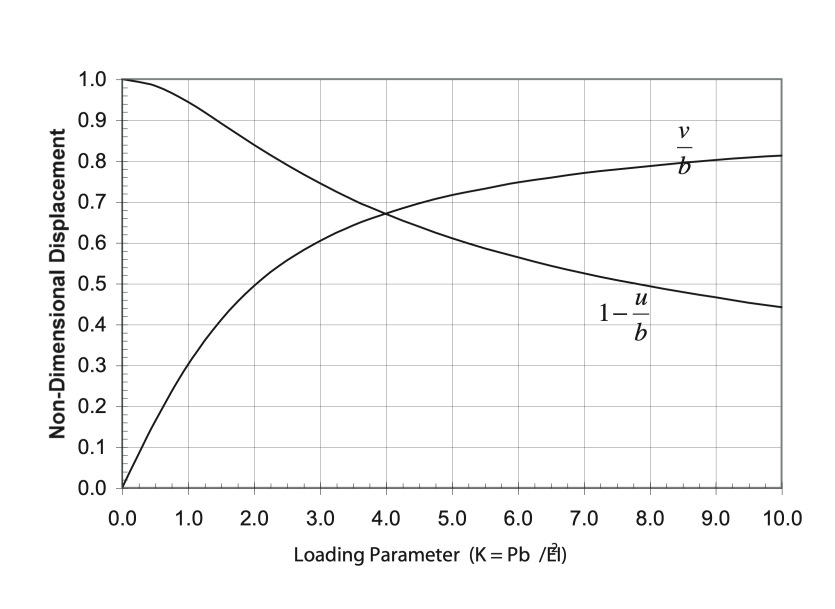
#> input picture AutoChart/auto_chart/Chart_Image_1.jpg, 2504 x 1826 px (shown at 1/3 size)
$ python graph_extractor_old.py
#> lines starting #> are read from the running program, lines starting #| are printed output that depends on the picture; after the words box and inside, x2 and y2 are one past the last pixel; in counts of white or black regions, pixels touching at a corner belong together
import cv2
import numpy as np
import pytesseract
import os
import pandas as pd
import matplotlib.pyplot as plt
pytesseract.pytesseract.tesseract_cmd = r'C:\Program Files\Tesseract-OCR\tesseract.exe'
def remove_pixels(image):
    mask = np.logical_and(image >= 80, image <= 255)
    image[mask] = 255
    return image

def detect_axes(image):
    edges = cv2.Canny(image, 50, 150, apertureSize=3)
    lines = cv2.HoughLinesP(edges, 1, np.pi/180, threshold=100, minLineLength=100, maxLineGap=10)

    horizontal_lines = []
    vertical_lines = []

    if lines is not None:
        for line in lines:
            x1, y1, x2, y2 = line[0]
            length = np.sqrt((x2 - x1)**2 + (y2 - y1)**2)
            angle = np.abs(np.arctan2(y2 - y1, x2 - x1) * 180 / np.pi)

            if angle < 45:  # Horizontal line
                horizontal_lines.append((length, line[0]))
            else:  # Vertical line
                vertical_lines.append((length, line[0]))

    # Select the longest horizontal and vertical lines as axes
    x_axis = max(horizontal_lines, key=lambda x: x[0])[1] if horizontal_lines else None
    y_axis = max(vertical_lines, key=lambda x: x[0])[1] if vertical_lines else None

    return x_axis, y_axis

def extend_axes(x_axis, y_axis):
    if x_axis is None or y_axis is None:
        return x_axis, y_axis

    # Calculate slopes
    x_slope = (x_axis[3] - x_axis[1]) / (x_axis[2] - x_axis[0]) if x_axis[2] != x_axis[0] else float('inf')
    y_slope = (y_axis[3] - y_axis[1]) / (y_axis[2] - y_axis[0]) if y_axis[2] != y_axis[0] else float('inf')

    # Check if lines are parallel
    if x_slope == y_slope:
        return x_axis, y_axis

    # Calculate intersection point
    x_intercept = x_axis[1] - x_slope * x_axis[0]
    y_intercept = y_axis[1] - y_slope * y_axis[0]

    if x_slope == float('inf'):
        intersection_x = x_axis[0]
        intersection_y = y_slope * intersection_x + y_intercept
    elif y_slope == float('inf'):
        intersection_x = y_axis[0]
        intersection_y = x_slope * intersection_x + x_intercept
    else:
        intersection_x = (y_intercept - x_intercept) / (x_slope - y_slope)
        intersection_y = x_slope * intersection_x + x_intercept

    # Extend x_axis
    x_axis = [int(intersection_x), int(intersection_y), int(x_axis[2]), int(x_axis[3])]

    # Extend y_axis
    y_axis = [int(intersection_x), int(intersection_y), int(y_axis[2]), int(y_axis[3])]

    return x_axis, y_axis

# [6 lines left out: function flood_fill, not called in this run]

def get_text_in_region(original_image, bbox, index):
    x1, y1, x2, y2 = bbox
    roi = original_image[y1:y2, x1:x2]

    # Check if the image is already in grayscale
    if len(roi.shape) == 2:
        roi_gray = roi
    else:
        roi_gray = cv2.cvtColor(roi, cv2.COLOR_BGR2GRAY)

    # Apply adaptive thresholding
    roi_adaptive_thresh = cv2.adaptiveThreshold(roi_gray, 255, cv2.ADAPTIVE_THRESH_GAUSSIAN_C, cv2.THRESH_BINARY, 11, 2)

    # Apply contrast adjustment
    roi_contrast = cv2.equalizeHist(roi_gray)

    # Save intermediate images for debugging
    cv2.imwrite(f'debug_roi_{index}.png', roi)
    cv2.imwrite(f'debug_roi_adaptive_thresh_{index}.png', roi_adaptive_thresh)
    cv2.imwrite(f'debug_roi_contrast_{index}.png', roi_contrast)

    # Perform OCR on the preprocessed ROI
    text = pytesseract.image_to_string(roi_adaptive_thresh, config='--psm 6 --oem 3 -c tessedit_char_whitelist=0123456789. -c tessedit_min_confidence=60')
    text = text.strip()

    # Get confidence scores
    data = pytesseract.image_to_data(roi_adaptive_thresh, output_type=pytesseract.Output.DICT)
    confidences = data['conf']

    return text, confidences, roi

def find_measure(image, start_x, start_y, direction):
    x, y = start_x, start_y
    print(f"Starting measure search at ({x}, {y}) with direction {direction}")

    # Find white space
    while 0 <= x < image.shape[1] and image[y, x] < 128:
        x += direction[0]

    # Find first dark pixel
    while 0 <= x < image.shape[1] and image[y, x] >= 128:
        x += direction[0]

    if x < 0 or x >= image.shape[1]:
        return None

    # Find all connected dark pixels to the left edge
    right_x = x
    top_y, bottom_y = y, y
    left_x = 0  # Start from the left edge of the image

    while left_x < right_x and any(image[top_y:bottom_y+1, left_x] < 128):
        left_x += 1

    while top_y > 0 and any(image[top_y-1, left_x:right_x+1] < 128):
        top_y -= 1

    while bottom_y < image.shape[0]-1 and any(image[bottom_y+1, left_x:right_x+1] < 128):
        bottom_y += 1

    # Adjust left_x to touch the left edge of the measure
    for col in range(left_x, right_x):
        if any(image[top_y:bottom_y+1, col] < 128):
            left_x = col
            break

    # Expand the bounding box by 5 pixels in each direction
    print("Expanding Y-axis bounding box")
    print(f"Original coordinates: ({left_x}, {top_y}, {right_x}, {bottom_y})")

    left_x = max(0, left_x - 5)
    right_x = min(image.shape[1] - 1, right_x + 5)
    top_y = max(0, top_y - 5)
    bottom_y = min(image.shape[0] - 1, bottom_y + 5)

    print(f"Expanded coordinates: ({left_x}, {top_y}, {right_x}, {bottom_y})")

    return (left_x, top_y, right_x, bottom_y)

def find_x_measure(image, start_x):
    print(f"Starting x-axis measure search from the bottom at x={start_x}")

    # Start from the bottom of the image and move upwards
    y = image.shape[0] - 1
    dark_pixel_count = 0

    # Search for three consecutive rows of dark pixels
    while y >= 0:
        if any(image[y, max(0, start_x-15):min(image.shape[1], start_x+16)] < 100):
            dark_pixel_count += 1
            print(f"Row {y} is dark. Consecutive dark rows: {dark_pixel_count}")
            if dark_pixel_count >= 3:
                print(f"Found three consecutive rows of dark pixels at y={y}")
                break
        else:
            dark_pixel_count = 0
        y -= 1
    if y < 0:
        print("Failed to find three consecutive rows of dark pixels")
        return None

    # Record the y-coordinate where the three rows of dark pixels were detected
    dark_pixel_y = y

    # Continue searching upwards until we find three consecutive rows of white pixels
    white_pixel_count = 0
    while y >= 0:
        if all(image[y, max(0, start_x-15):min(image.shape[1], start_x+16)] > 200):
            white_pixel_count += 1
            print(f"Row {y} is white. Consecutive white rows: {white_pixel_count}")
            if white_pixel_count >= 3:
                print(f"Found three consecutive rows of white pixels at y={y}")
                break
        else:
            white_pixel_count = 0
        y -= 1
    if y < 0:
        print("Failed to find three consecutive rows of white pixels")
        return None

    # Record the y-coordinate where the three rows of white pixels were detected
    white_pixel_y = y

    # Flood fill to find all connected dark pixels
    mask = np.zeros((image.shape[0]+2, image.shape[1]+2), np.uint8)
    flood_fill_image = image.copy()

    # Limit the flood fill region
    flood_region = image[max(0, dark_pixel_y-50):min(image.shape[0], dark_pixel_y+50),
                         max(0, start_x-100):min(image.shape[1], start_x+100)]
    flood_mask = np.zeros((flood_region.shape[0]+2, flood_region.shape[1]+2), np.uint8)

    cv2.floodFill(flood_region, flood_mask, (min(15, flood_region.shape[1]-1), min(50, flood_region.shape[0]-1)),
                  128, loDiff=30, upDiff=30)

    # Find bounding box of the filled region
    filled_region = np.where(flood_region == 128)
    if len(filled_region[0]) == 0:
        print("No filled region found")
        return None

    left_x = max(0, start_x-100) + filled_region[1].min()
    right_x = max(0, start_x-100) + filled_region[1].max()

    # Set the top and bottom edges based on the detected white and dark pixels
    top_y = white_pixel_y + 1
    bottom_y = dark_pixel_y

    # Adjust the left edge to touch a dark pixel
    while left_x < right_x and np.all(image[top_y:bottom_y+1, left_x] >= 128):
        left_x += 1

    # Adjust the right edge to touch a dark pixel
    while right_x > left_x and np.all(image[top_y:bottom_y+1, right_x] >= 128):
        right_x -= 1

    # Adjust the top edge to touch a dark pixel if necessary
    while top_y < bottom_y and np.all(image[top_y, left_x:right_x+1] >= 128):
        top_y += 1

    # Adjust the bottom edge to touch a dark pixel if necessary
    while bottom_y > top_y and np.all(image[bottom_y, left_x:right_x+1] >= 128):
        bottom_y -= 1

    # Adjust the left edge to touch a white pixel
    while left_x > 0 and np.any(image[top_y:bottom_y+1, left_x] < 128):
        left_x -= 1

    # Adjust the right edge to touch a white pixel
    while right_x < image.shape[1] - 1 and np.any(image[top_y:bottom_y+1, right_x] < 128):
        right_x += 1

    # Adjust the top edge to touch a white pixel
    while top_y > 0 and np.any(image[top_y, left_x:right_x+1] < 128):
        top_y -= 1

    # Adjust the bottom edge to touch a white pixel
    while bottom_y < image.shape[0] - 1 and np.any(image[bottom_y, left_x:right_x+1] < 128):
        bottom_y += 1

    # Expand the bounding box by 5 pixels in each direction
    print("Expanding X-axis bounding box")
    print(f"Original coordinates: ({left_x}, {top_y}, {right_x}, {bottom_y})")

    left_x = max(0, left_x - 5)
    right_x = min(image.shape[1] - 1, right_x + 5)
    top_y = max(0, top_y - 5)
    bottom_y = min(image.shape[0] - 1, bottom_y + 5)

    print(f"Expanded coordinates: ({left_x}, {top_y}, {right_x}, {bottom_y})")

    print(f"X-axis measure found: ({left_x}, {top_y}, {right_x}, {bottom_y})")
    return (left_x, top_y, right_x, bottom_y)

def find_measures(image, x_axis, y_axis):
    measures = []

    # Y-axis measures
    y_max = find_measure(image, y_axis[2], y_axis[3], (-1, 0))
    y_min = find_measure(image, y_axis[0], y_axis[1], (-1, 0))

    if y_max:
        measures.append(tuple(map(int, y_max)))
    if y_min:
        measures.append(tuple(map(int, y_min)))

    # X-axis measures
    min_x_measure = find_x_measure(image, x_axis[0])
    max_x_measure = find_x_measure(image, x_axis[2])

    if min_x_measure:
        measures.append(tuple(map(int, min_x_measure)))
    if max_x_measure:
        measures.append(tuple(map(int, max_x_measure)))

    return measures

def find_tickmarks(image, x_axis, y_axis):
    # Assume min tickmarks are at the intersection point
    min_x_tickmark = (int(x_axis[0]), int(x_axis[1]))
    min_y_tickmark = (int(y_axis[0]), int(y_axis[1]))

    # Max tickmarks are at the other ends of the axes
    max_x_tickmark = (int(x_axis[2]), int(x_axis[3]))
    max_y_tickmark = (int(y_axis[2]), int(y_axis[3]))

    return min_x_tickmark, max_x_tickmark, min_y_tickmark, max_y_tickmark

# [261 lines left out: functions remove_axes_and_ticks, trace_curves, find_curve_starting_points, is_valid_curve_start, trace_single_curve, find_next_point and 3 more, not called in this run]


print("Script started")

print("Script started")
image_path = 'Chart_Image_1.jpg'
# Load the original image
print("Loading original image...")
original_image = cv2.imread(image_path, cv2.IMREAD_GRAYSCALE)
if original_image is None:
    raise FileNotFoundError(f"Image file not found.")
print("Original image loaded.")
original_with_traces = cv2.cvtColor(original_image, cv2.COLOR_GRAY2BGR)


plt.imshow(original_image, cmap='gray')
plt.show()


# Remove pixels in the 80-255 range
print("Removing pixels in the 80-255 range...")
processed_image = remove_pixels(original_image.copy())
#> in remove_pixels, `mask = np.logical_and(image >= 80, image <= 255)`:
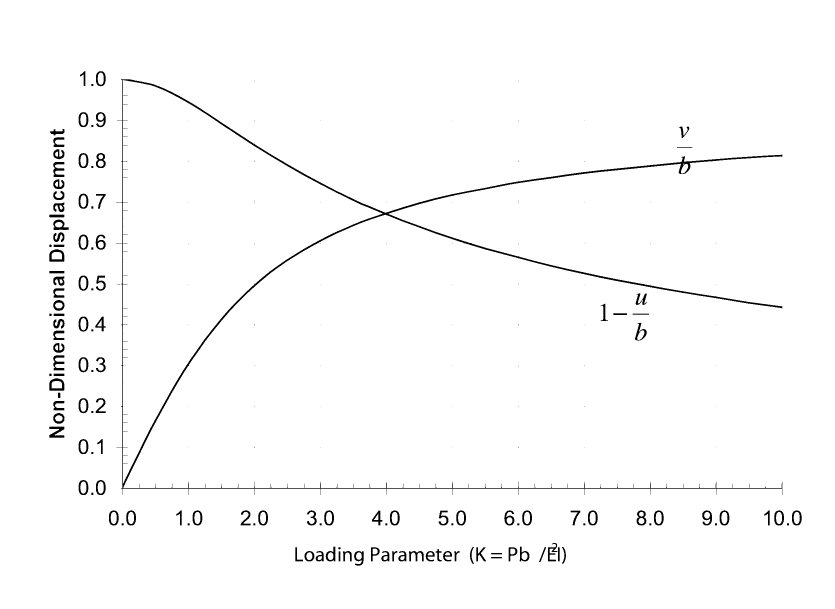
#> mask: shape (1826, 2504) bool (shown at 1/3 size); 98.2% white; 225 black regions (93 under 20 px), largest, box (x1, y1, x2, y2) and area: (348, 238, 2347, 1485) 31195, (148, 1280, 193, 1313) 892, (148, 1135, 193, 1172) 850
print("Pixels removed.")


plt.imshow(processed_image, cmap='gray')
plt.show()


# Detect axes
print("Detecting axes...")
x_axis, y_axis = detect_axes(processed_image)
#> in detect_axes, `edges = cv2.Canny(image, 50, 150, apertureSize=3)`:
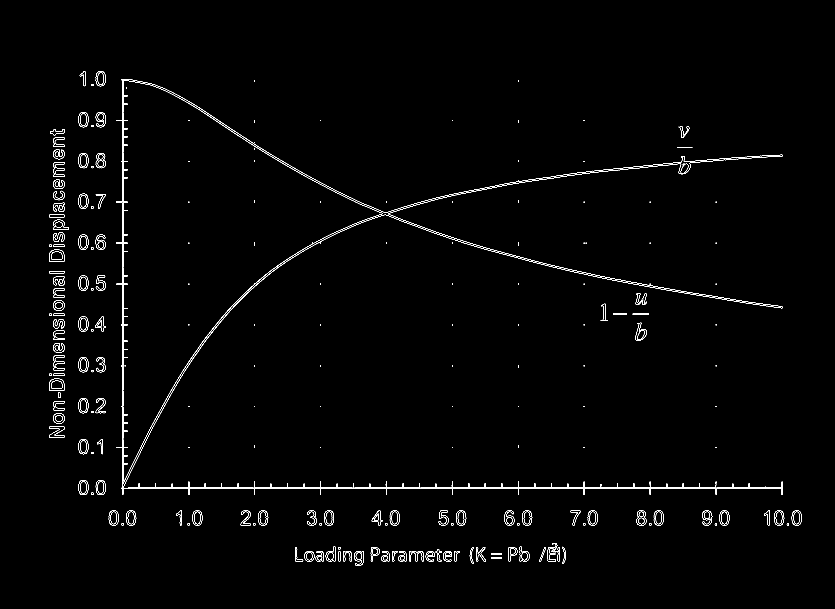
#> edges: shape (1826, 2504) (shown at 1/3 size); 0.85% white in thin lines or dots, all inside (x1, y1, x2, y2) = (148, 213, 2406, 1697)
#> in detect_axes, `lines = cv2.HoughLinesP(edges, 1, np.pi/180, threshold=100, minLineLen..`: lines = 45 rows, first 6: [383, 1465, 2347, 1465], [384, 1463, 2347, 1463], [367, 1483, 367, 238], [369, 1447, 369, 238], [1820, 832, 1962, 858], [1731, 523, 2035, 491]
#> the loop in detect_axes, `for line in lines:` made 45 passes
#> (x1, y1, x2, y2, length, angle) on passes 1 to 8: (383, 1465, 2347, 1465, 1964, 0), (384, 1463, 2347, 1463, 1963, 0), (367, 1483, 367, 238, 1245, 90), (369, 1447, 369, 238, 1209, 90), (1820, 832, 1962, 858, 144.4, 10.38), (1731, 523, 2035, 491, 305.7, 6.01), (1524, 549, 1725, 520, 203.1, 8.21), (2013, 868, 2304, 914, 294.6, 8.98)
#> after the loop in detect_axes, `for line in lines:`: horizontal_lines = 34 items, first 6: (1964, [383, 1465, 2347, 1465]), (1963, [384, 1463, 2347, 1463]), (144.4, [1820, 832, 1962, 858]), (305.7, [1731, 523, 2035, 491]), (203.1, [1524, 549, 1725, 520]), (294.6, [2013, 868, 2304, 914]); vertical_lines = 11 items, first 6: (1245, [367, 1483, 367, 238]), (1209, [369, 1447, 369, 238]), (202.3, [446, 1305, 544, 1128]), (216, [186, 740, 186, 524]), (112, [166, 598, 166, 486]), (174.9, [370, 1461, 447, 1304])
#> in detect_axes, `x_axis = max(horizontal_lines, key=lambda x: x[0])[1] if horizontal_li..`: x_axis = [383, 1465, 2347, 1465]
#> in detect_axes, `y_axis = max(vertical_lines, key=lambda x: x[0])[1] if vertical_lines ..`: y_axis = [367, 1483, 367, 238]
#> x_axis = [383, 1465, 2347, 1465]; y_axis = [367, 1483, 367, 238]
print(f"Axes detected: x_axis={x_axis}, y_axis={y_axis}")
#| Axes detected: x_axis=[ 383 1465 2347 1465], y_axis=[ 367 1483  367  238]

# Extend axes
print("Extending axes...")
x_axis, y_axis = extend_axes(x_axis, y_axis)
#> in extend_axes, `x_slope = (x_axis[3] - x_axis[1]) / (x_axis[2] - x_axis[0]) if x_axis[..`: x_slope = 0
#> in extend_axes, `y_slope = (y_axis[3] - y_axis[1]) / (y_axis[2] - y_axis[0]) if y_axis[..`: y_slope = inf
#> in extend_axes, `x_intercept = x_axis[1] - x_slope * x_axis[0]`: x_intercept = 1465
#> in extend_axes, `y_intercept = y_axis[1] - y_slope * y_axis[0]`: y_intercept = -inf
#> in extend_axes, `intersection_x = y_axis[0]`: intersection_x = 367
#> in extend_axes, `intersection_y = x_slope * intersection_x + x_intercept`: intersection_y = 1465
#> in extend_axes, `x_axis = [int(intersection_x), int(intersection_y), int(x_axis[2]), in..`: x_axis = [367, 1465, 2347, 1465]
#> in extend_axes, `y_axis = [int(intersection_x), int(intersection_y), int(y_axis[2]), in..`: y_axis = [367, 1465, 367, 238]
#> x_axis = [367, 1465, 2347, 1465]; y_axis = [367, 1465, 367, 238]
print(f"Axes extended: x_axis={x_axis}, y_axis={y_axis}")
#| Axes extended: x_axis=[367, 1465, 2347, 1465], y_axis=[367, 1465, 367, 238]

# Create a color image for displaying the result
result_image = cv2.cvtColor(processed_image, cv2.COLOR_GRAY2BGR)

# Draw detected axes in red
if x_axis is not None:
    cv2.line(result_image, (x_axis[0], x_axis[1]), (x_axis[2], x_axis[3]), (0, 0, 255), 2)
if y_axis is not None:
    cv2.line(result_image, (y_axis[0], y_axis[1]), (y_axis[2], y_axis[3]), (0, 0, 255), 2)

# Find tickmarks
print("Finding tickmarks...")
min_x_tickmark, max_x_tickmark, min_y_tickmark, max_y_tickmark = find_tickmarks(processed_image, x_axis, y_axis)
#> in find_tickmarks, `min_x_tickmark = (int(x_axis[0]), int(x_axis[1]))`: min_x_tickmark = (367, 1465)
#> in find_tickmarks, `max_x_tickmark = (int(x_axis[2]), int(x_axis[3]))`: max_x_tickmark = (2347, 1465)
#> in find_tickmarks, `max_y_tickmark = (int(y_axis[2]), int(y_axis[3]))`: max_y_tickmark = (367, 238)
#> min_x_tickmark = (367, 1465); max_x_tickmark = (2347, 1465); min_y_tickmark = (367, 1465); max_y_tickmark = (367, 238)
print(f"Tickmarks found: min_x_tickmark={min_x_tickmark}, max_x_tickmark={max_x_tickmark}, min_y_tickmark={min_y_tickmark}, max_y_tickmark={max_y_tickmark}")
#| Tickmarks found: min_x_tickmark=(367, 1465), max_x_tickmark=(2347, 1465), min_y_tickmark=(367, 1465), max_y_tickmark=(367, 238)

# Find and highlight measures
print("Finding measures...")
measures = find_measures(original_image, x_axis, y_axis)
#> the loop in find_measure, `while 0 <= x < image.shape[1] and image[y, x] < 128:` made 19 passes
#> x on passes 1 to 8: 366, 365, 364, 363, 362, 361, 360, 359
#> after the loop in find_measure, `while 0 <= x < image.shape[1] and image[y, x] < 128:`: x = 348
#> the loop in find_measure, `while 0 <= x < image.shape[1] and image[y, x] >= 128:` made 32 passes
#> x on passes 1 to 8: 347, 346, 345, 344, 343, 342, 341, 340
#> after the loop in find_measure, `while 0 <= x < image.shape[1] and image[y, x] >= 128:`: x = 316
#> after the loop in find_measure, `while left_x < right_x and any(image[top_y:bottom_y+1, left_x] < 128):`: left_x = 0
#> the loop in find_measure, `while top_y > 0 and any(image[top_y-1, left_x:right_x+1] < 128):` made 25 passes
#> top_y on passes 1 to 8: 237, 236, 235, 234, 233, 232, 231, 230
#> after the loop in find_measure, `while top_y > 0 and any(image[top_y-1, left_x:right_x+1] < 128):`: top_y = 213
#> the loop in find_measure, `while bottom_y < image.shape[0]-1 and any(image[bottom_y+1, left_x:rig..` made 20 passes
#> after the loop in find_measure, `while bottom_y < image.shape[0]-1 and any(image[bottom_y+1, left_x:rig..`: bottom_y = 258
#| Original coordinates: (240, 213, 316, 258)
#> in find_measure, `right_x = min(image.shape[1] - 1, right_x + 5)`: right_x = 321
#> in find_measure, `top_y = max(0, top_y - 5)`: top_y = 208
#> in find_measure, `bottom_y = min(image.shape[0] - 1, bottom_y + 5)`: bottom_y = 263
#| Expanded coordinates: (235, 208, 321, 263)
#> in find_measures, `y_max = find_measure(image, y_axis[2], y_axis[3], (-1, 0))`: y_max = (235, 208, 321, 263)
#> the loop in find_measure (call 2), `while 0 <= x < image.shape[1] and image[y, x] < 128:` made 19 passes
#> the loop in find_measure (call 2), `while 0 <= x < image.shape[1] and image[y, x] >= 128:` made 32 passes
#> the loop in find_measure (call 2), `while top_y > 0 and any(image[top_y-1, left_x:right_x+1] < 128):` made 25 passes
#> top_y on passes 1 to 8: 1464, 1463, 1462, 1461, 1460, 1459, 1458, 1457
#> the loop in find_measure (call 2), `while bottom_y < image.shape[0]-1 and any(image[bottom_y+1, left_x:rig..` made 20 passes
#| Original coordinates: (235, 1440, 316, 1485)
#| Expanded coordinates: (230, 1435, 321, 1490)
#> in find_measures, `y_min = find_measure(image, y_axis[0], y_axis[1], (-1, 0))`: y_min = (230, 1435, 321, 1490)
#> after the loop in find_x_measure, `while y >= 0:`: y = 1573
#> the loop in find_x_measure, `while y >= 0:` made 42 passes
#> y on passes 1 to 8: 1572, 1571, 1570, 1569, 1568, 1567, 1566, 1565
#> (printed output is left out)
#> in find_x_measure, `flood_region = image[max(0, dark_pixel_y-50):min(image.shape[0], dark_..`:
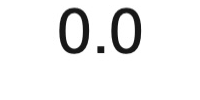
#> flood_region: shape (100, 200); min 18, max 255, mean 240
#> in find_x_measure, `cv2.floodFill(flood_region, flood_mask, (min(15, flood_region.shape[1]..`:
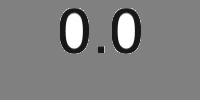
#> flood_region: shape (100, 200); min 18, max 255, mean 128.5
#> the loop in find_x_measure, `while left_x < right_x and np.all(image[top_y:bottom_y+1, left_x] >= 1..` made 60 passes
#> the loop in find_x_measure, `while right_x > left_x and np.all(image[top_y:bottom_y+1, right_x] >= ..` made 59 passes
#> the loop in find_x_measure, `while left_x > 0 and np.any(image[top_y:bottom_y+1, left_x] < 128):` made 1 pass
#> the loop in find_x_measure, `while right_x < image.shape[1] - 1 and np.any(image[top_y:bottom_y+1, ..` made 1 pass
#> the loop in find_x_measure, `while top_y > 0 and np.any(image[top_y, left_x:right_x+1] < 128):` made 3 passes
#> the loop in find_x_measure, `while bottom_y < image.shape[0] - 1 and np.any(image[bottom_y, left_x:..` made 4 passes
#| Original coordinates: (326, 1530, 408, 1577)
#| Expanded coordinates: (321, 1525, 413, 1582)
#| X-axis measure found: (321, 1525, 413, 1582)
#> in find_measures, `min_x_measure = find_x_measure(image, x_axis[0])`:
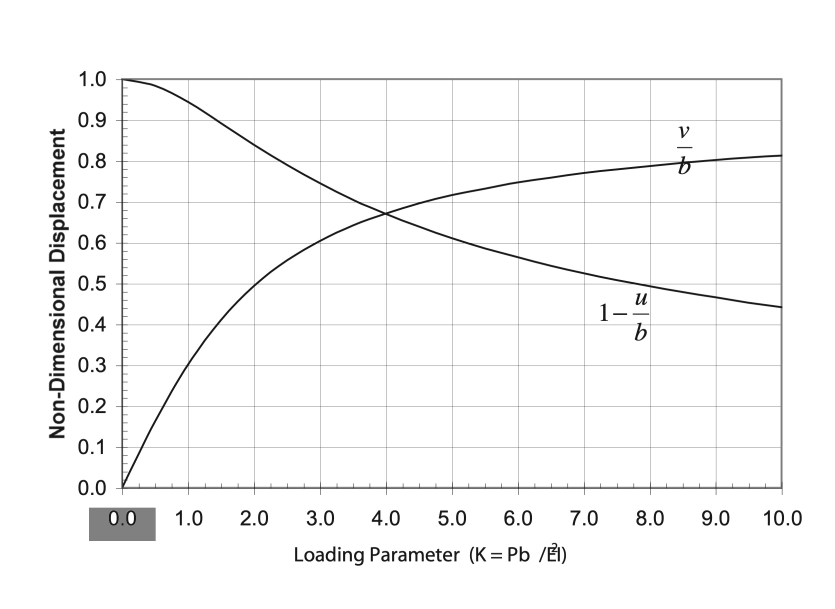
#> image: shape (1826, 2504) (shown at 1/3 size); min 15, max 255, mean 247.9
#> (the rest of the program and of its run is left out)
